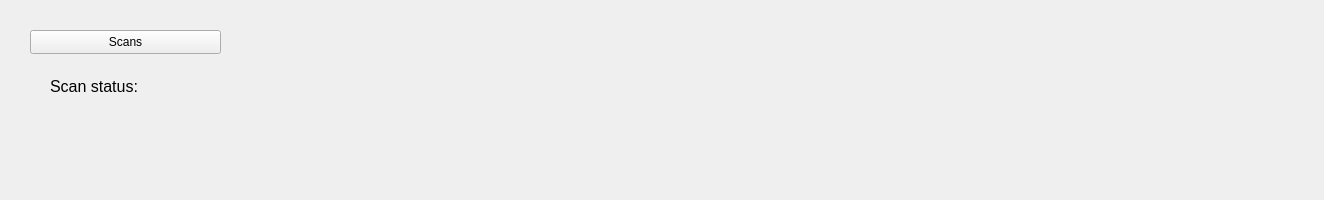
<?xml version="1.0" encoding="UTF-8"?>
<ui version="4.0">
 <class>Form</class>
 <widget class="QWidget" name="Form">
  <property name="geometry">
   <rect>
    <x>0</x>
    <y>0</y>
    <width>1324</width>
    <height>200</height>
   </rect>
  </property>
  <property name="windowTitle">
   <string>Form</string>
  </property>
  <widget class="PyDMRelatedDisplayButton" name="PyDMRelatedDisplayButton">
   <property name="geometry">
    <rect>
     <x>30</x>
     <y>30</y>
     <width>191</width>
     <height>24</height>
    </rect>
   </property>
   <property name="toolTip">
    <string/>
   </property>
   <property name="text">
    <string>Scans</string>
   </property>
   <property name="filenames" stdset="0">
    <stringlist>
     <string>scan_more.ui</string>
    </stringlist>
   </property>
   <property name="showIcon" stdset="0">
    <bool>false</bool>
   </property>
   <property name="macros" stdset="0">
    <stringlist>
     <string>P=${P},R=${R}</string>
    </stringlist>
   </property>
   <property name="openInNewWindow" stdset="0">
    <bool>true</bool>
   </property>
  </widget>
  <widget class="QWidget" name="">
   <property name="geometry">
    <rect>
     <x>20</x>
     <y>70</y>
     <width>241</width>
     <height>33</height>
    </rect>
   </property>
   <layout class="QHBoxLayout" name="horizontalLayout">
    <item>
     <widget class="PyDMLabel" name="PyDMLabel_2">
      <property name="font">
       <font>
        <pointsize>12</pointsize>
       </font>
      </property>
      <property name="toolTip">
       <string/>
      </property>
      <property name="text">
       <string>Scan status:</string>
      </property>
      <property name="alignment">
       <set>Qt::AlignRight|Qt::AlignTrailing|Qt::AlignVCenter</set>
      </property>
     </widget>
    </item>
    <item>
     <widget class="PyDMLabel" name="PyDMLabel">
      <property name="font">
       <font>
        <pointsize>14</pointsize>
       </font>
      </property>
      <property name="toolTip">
       <string>${P}${S}.SMSG</string>
      </property>
      <property name="alignment">
       <set>Qt::AlignCenter</set>
      </property>
      <property name="alarmSensitiveContent" stdset="0">
       <bool>true</bool>
      </property>
      <property name="channel" stdset="0">
       <string>ca://${P}${S}.SMSG</string>
      </property>
     </widget>
    </item>
   </layout>
  </widget>
 </widget>
 <customwidgets>
  <customwidget>
   <class>PyDMLabel</class>
   <extends>QLabel</extends>
   <header>pydm.widgets.label</header>
  </customwidget>
  <customwidget>
   <class>PyDMRelatedDisplayButton</class>
   <extends>QPushButton</extends>
   <header>pydm.widgets.related_display_button</header>
  </customwidget>
 </customwidgets>
 <resources/>
 <connections/>
</ui>
